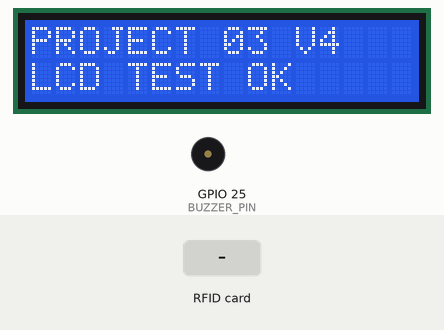
Simulated run of this sketch. Board: ESP32. On the bench: 16×2 character LCD, buzzer (waves = sounding). Inputs (shaded band) come from the test bench. What the sketch prints to the serial monitor is not drawn.

Above: at 1.1 s.
At 5.5 s:
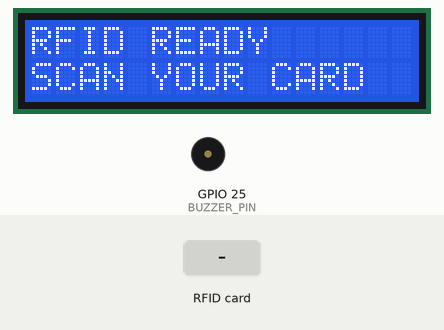
5.6 s: RFID card 5E 7A 19 C4 held to the reader
At 6.9 s:
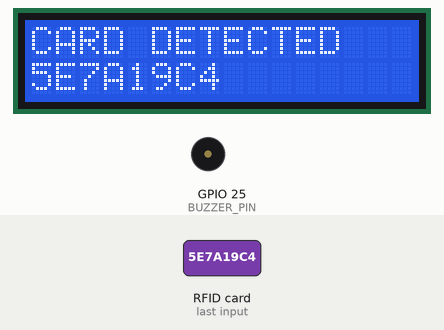
At 11.0 s:
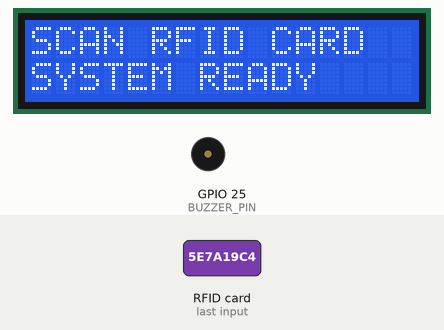
Timing chart, 0 to 12.5 s (numbered marks = the images above; inputs shaded):
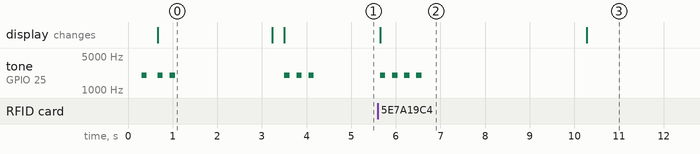

Measured:
- after the input at 5.6 s, tone on GPIO 25 (BUZZER_PIN): alternates 2000 Hz for 0.12 s and silent for 0.15 s, 8 changes in all, then stays silent, starting after 0.05 s; the display: changes after 0.05 s (image 2)
- what the display in image 0 shows lasts 2.5 s, from 0.7 s to 3.2 s
- what the display in image 2 shows lasts 4.7 s, from 5.6 s to 10.3 s

The sketch:

03_RFID_Access_Control.ino
```cpp
#include <Arduino.h>
#include <Wire.h>
#include <SPI.h>
#include <MFRC522.h>
#include <hd44780.h>
#include <hd44780ioClass/hd44780_I2Cexp.h>

// ========================================
// PROJECT 03 - RFID ACCESS CONTROL
// VERSION 4 - DIAGNOSTIC FIRMWARE
// ESP32 Arduino Core 3.0.7
// ========================================

// LCD1602 I2C
#define LCD_SDA 21
#define LCD_SCL 22

// RC522 RFID SPI
#define RFID_SS   5
#define RFID_RST  27
#define RFID_SCK  18
#define RFID_MISO 19
#define RFID_MOSI 23

// Passive buzzer
#define BUZZER_PIN 25
#define BUZZER_FREQ 2000

hd44780_I2Cexp lcd;
MFRC522 rfid(RFID_SS, RFID_RST);

bool buzzerOK = false;
bool lcdOK = false;
bool rfidOK = false;
bool cardDisplayed = false;

unsigned long lastCardTime = 0;
unsigned long lastRetryTime = 0;

// ========================================
// PASSIVE BUZZER
// ========================================

void beep(int count, int duration = 120) {
  if (!buzzerOK) return;

  for (int i = 0; i < count; i++) {
    ledcWriteTone(BUZZER_PIN, BUZZER_FREQ);
    delay(duration);

    ledcWriteTone(BUZZER_PIN, 0);
    delay(150);
  }
}

// ========================================
// LCD DISPLAY
// ========================================

void showLCD(const String &line1,
             const String &line2) {
  Serial.println(line1 + " | " + line2);

  if (!lcdOK) return;

  lcd.clear();

  lcd.setCursor(0, 0);
  lcd.print(line1.substring(0, 16));

  lcd.setCursor(0, 1);
  lcd.print(line2.substring(0, 16));
}

// ========================================
// RFID UID
// ========================================

String getUID() {
  String uid = "";

  for (byte i = 0; i < rfid.uid.size; i++) {
    if (rfid.uid.uidByte[i] < 0x10) {
      uid += "0";
    }

    uid += String(rfid.uid.uidByte[i], HEX);
  }

  uid.toUpperCase();
  return uid;
}

// ========================================
// RFID INITIALIZATION
// ========================================

bool initializeRFID() {
  rfid.PCD_Init();
  delay(100);

  byte version =
    rfid.PCD_ReadRegister(MFRC522::VersionReg);

  Serial.print("RC522 version: 0x");
  Serial.println(version, HEX);

  // Known genuine MFRC522 versions.
  // Some compatible clones report other values.
  if (version == 0x91 || version == 0x92) {
    return true;
  }

  // 0x00 and 0xFF normally indicate
  // missing or failed SPI communication.
  if (version == 0x00 || version == 0xFF) {
    return false;
  }

  // Accept other responding versions for
  // card detection testing.
  Serial.println("Unrecognized RFID version");
  return true;
}

// ========================================
// SETUP
// ========================================

void setup() {
  Serial.begin(115200);
  delay(300);

  Serial.println();
  Serial.println("======================");
  Serial.println("PROJECT 03 VERSION 4");
  Serial.println("RFID LCD BUZZER TEST");
  Serial.println("======================");

  // Stage 1: Passive buzzer
  buzzerOK = ledcAttach(
    BUZZER_PIN,
    BUZZER_FREQ,
    8
  );

  // One beep = firmware started
  beep(1);

  // Stage 2: LCD
  Wire.begin(LCD_SDA, LCD_SCL);
  Wire.setClock(100000);

  int lcdStatus = lcd.begin(16, 2);

  if (lcdStatus == 0) {
    lcdOK = true;
    lcd.backlight();

    showLCD("PROJECT 03 V4",
            "LCD TEST OK");

    // Two short beeps = LCD ready
    beep(2);
  } else {
    Serial.print("LCD error: ");
    Serial.println(lcdStatus);

    // Two long beeps = LCD error
    beep(2, 500);
  }

  delay(2000);

  // Stage 3: SPI initialization
  showLCD("INITIALIZING",
          "RFID READER");

  pinMode(RFID_SS, OUTPUT);
  digitalWrite(RFID_SS, HIGH);

  SPI.begin(
    RFID_SCK,
    RFID_MISO,
    RFID_MOSI,
    RFID_SS
  );

  delay(100);

  // Stage 4: RFID initialization
  rfidOK = initializeRFID();

  if (rfidOK) {
    showLCD("RFID READY",
            "SCAN YOUR CARD");

    // Three beeps = RFID responding
    beep(3);
  } else {
    showLCD("RFID ERROR",
            "CHECK SPI");

    // One long beep = RFID error
    beep(1, 800);
  }
}

// ========================================
// MAIN LOOP
// ========================================

void loop() {

  // Retry if RFID reader failed
  if (!rfidOK) {
    if (millis() - lastRetryTime >= 3000) {
      lastRetryTime = millis();

      rfidOK = initializeRFID();

      if (rfidOK) {
        showLCD("RFID READY",
                "SCAN YOUR CARD");

        beep(3);
      }
    }

    return;
  }

  // Return to standby after 3.5 seconds
  if (cardDisplayed &&
      millis() - lastCardTime >= 3500) {

    cardDisplayed = false;

    showLCD("SCAN RFID CARD",
            "SYSTEM READY");
  }

  // Wait for RFID card
  if (!rfid.PICC_IsNewCardPresent()) {
    return;
  }

  // Read card UID
  if (!rfid.PICC_ReadCardSerial()) {
    return;
  }

  String uid = getUID();

  Serial.print("CARD UID: ");
  Serial.println(uid);

  // Show UID on LCD
  if (uid.length() <= 16) {
    showLCD("CARD DETECTED", uid);
  } else {
    showLCD(
      uid.substring(0, 16),
      uid.substring(16, 32)
    );
  }

  // Four short beeps = card detected
  beep(4);

  lastCardTime = millis();
  cardDisplayed = true;

  rfid.PICC_HaltA();
  rfid.PCD_StopCrypto1();
}
```
